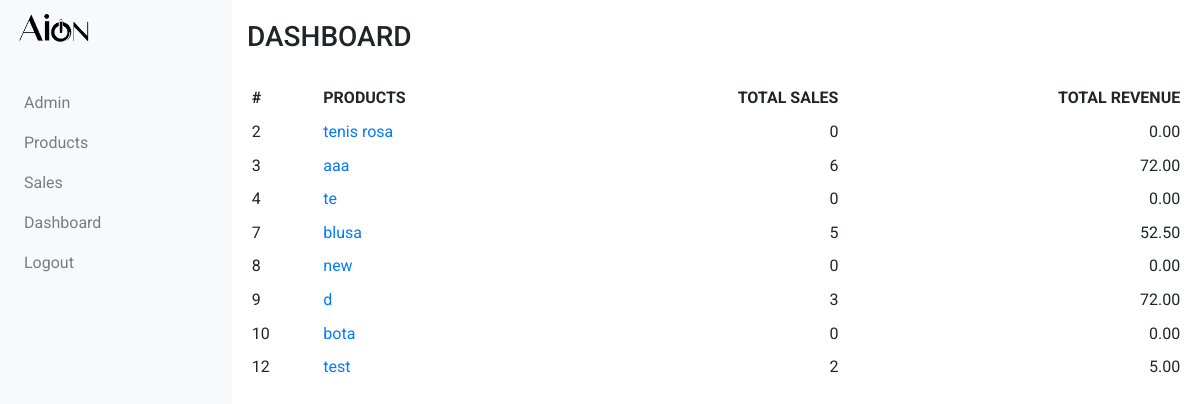
/sales_app/dashboard/, run on the app's committed database.
### sales_app/models.py (models this page shows, shortened)
class Product(models.Model):
    name = models.CharField(max_length=256, unique=True)
    price = models.DecimalField(decimal_places=2, max_digits=32)
    def get_total_sales(self):
        total_sales = self.sales.aggregate(Sum('quantity'))
        if total_sales['quantity__sum'] == None:
            return 0
        return total_sales['quantity__sum']
    def get_total_revenue(self):
        total_revenue = self.sales.aggregate(Sum('amount'))
        if total_revenue['amount__sum'] == None:
            return 0
        return total_revenue['amount__sum']

### sales_app/views.py (the view)
# urls.py: path('dashboard/', views.DashboardView.as_view(), name='dashboard'),
class DashboardView(TemplateView):
    template_name = 'sales_app/dashboard.html'
    def get_context_data(self,**kwargs):
        context = super().get_context_data(**kwargs)
        products_list = models.Product.objects.all()
        context['products'] = products_list
        return context

### sales_app/templates/sales_app/dashboard.html
{% extends "sales_app/sales_app_base.html" %}
{% block body_block %}
<div class="row page-header">
  <h3>DASHBOARD</h3>
</div>
<table class="table table-sm table-hover table-borderless">
  <thead>
    <tr>
      <th scope="col">#</th>
      <th scope="col">PRODUCTS</th>
      <th scope="col" class="col-number">TOTAL SALES</th>
      <th scope="col" class="col-number">TOTAL REVENUE</th>
    </tr>
  </thead>
  <tbody>
    {% for product in products %}
    <tr>
      <td>{{product.pk}}</td>
      <td><a href="{% url 'sales_app:product_detail' pk=product.pk %}">{{product.name}}</a></td>
      <td class="col-number">{{product.get_total_sales}}</td>
      <td class="col-number">{{product.get_total_revenue|floatformat:2}}</td>
    </tr>
    {% endfor %}
  </tbody>
</table>
{% endblock %}

### static/sales_app/css/styles.css (style rules this page uses)
body { padding-top: 90px; font-family: 'Roboto', sans-serif; }
table { width: 100%; }
.page-header { padding-top: 20px; padding-bottom: 20px; margin:0; width: 100%; }
.col-number { text-align: right; }
@media (min-width:768px) { body { padding-top: 0; margin-left: 232px } }

### data on the page
Product: pk "2", name "tenis rosa", get_total_sales "0", get_total_revenue "0.00"
Product: pk "3", name "aaa", get_total_sales "6", get_total_revenue "72.00"
Product: pk "4", name "te", get_total_sales "0", get_total_revenue "0.00"
Product: pk "7", name "blusa", get_total_sales "5", get_total_revenue "52.50"
Product: pk "8", name "new", get_total_sales "0", get_total_revenue "0.00"
Product: pk "9", name "d", get_total_sales "3", get_total_revenue "72.00"
Product: pk "10", name "bota", get_total_sales "0", get_total_revenue "0.00"
Product: pk "12", name "test", get_total_sales "2", get_total_revenue "5.00"
